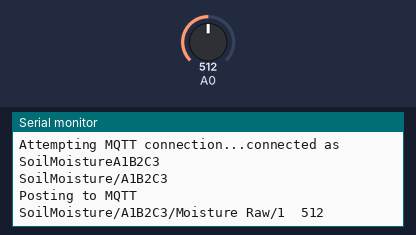
Simulated run of this sketch. Board: ESP8266 (NodeMCU). Shown: the last lines printed to the serial monitor. The test bench sets the inputs (shaded band); at power-on: A0 = 512. WiFi joins after 1.5 s; servers stay silent unless stated; no MQTT or app messages arrive unless stated.

Above: at 3.2 s.
3.3 s: A0 set to 716
At 4.6 s:
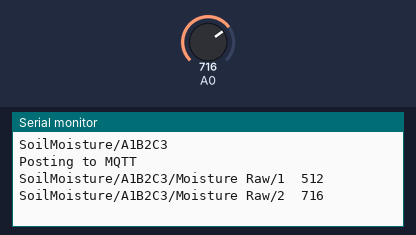
4.8 s: A0 set to 900
At 5.6 s:
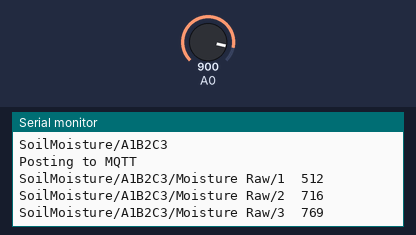
Timing chart, 0 to 7.8 s (numbered marks = the images above; inputs shaded):
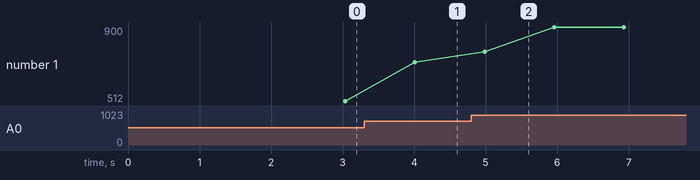

Measured:
- after the input at 3.3 s, the serial monitor: prints a new line after 0.71 s (image 1)
- after the input at 4.8 s, the serial monitor: prints a new line after 0.18 s (image 2)
- plotted number 1: 512 → 716 after the input at 3.3 s, 716 → 900 after the input at 4.8 s

The sketch:

Garden_Soil_Moisture_Meter.ino
```cpp
#include <ESP8266WiFi.h>
#include <PubSubClient.h>

// Update these with values suitable for your network.

const char* ssid = "...";
const char* password = "...";
const char* mqtt_server = "...";

String Name = "SoilMoisture";
String ID;
bool WifiConnected, MQTTConnected = false;
#define MuxAddressPinS0 D1
#define MuxAddressPinS1 D2
#define MuxAddressPinS2 D3
#define MuxAddressPinS3 D4
#define MuxEnablePin D7

int MinsToSleep = 15 * 60000000;

WiFiClient espClient;
PubSubClient client(espClient);

void setup_wifi() {
  delay(10);
  // We start by connecting to a WiFi network
  // Need to add timeout for this
  Serial.println();
  Serial.print("Connecting to ");
  Serial.println(ssid);

  WiFi.mode(WIFI_STA);
  WiFi.begin(ssid, password);

  int StartTime = millis();
  int CurrentTime = millis();
  while (WiFi.status() != WL_CONNECTED && abs(StartTime - CurrentTime) < 60000) {
    delay(500);
    Serial.print(".");
  }

  randomSeed(micros());

  if (WiFi.status() == WL_CONNECTED) {
    Serial.println("");
    Serial.println("WiFi connected");
    Serial.println("IP address: ");
    Serial.println(WiFi.localIP());
    WifiConnected = true;
  }
  else {
    Serial.println("");
    Serial.println("Can no connect to WiFi");
  }

}

void callback(char* topic, byte* payload, unsigned int length) {
  Serial.print("Message arrived [");
  Serial.print(topic);
  Serial.print("] ");
  for (int i = 0; i < length; i++) {
    Serial.print((char)payload[i]);
  }
  Serial.println();
}

void reconnect() {
  String ClientName = Name + ID;
  int MQttReconnect = 0;
  while (!client.connected() && MQttReconnect < 5) {
    Serial.print("Attempting MQTT connection...");
    // Attempt to connect
    if (client.connect(ClientName.c_str())) {
      Serial.print("connected as ");
      Serial.println(ClientName);
      MQTTConnected = true;
    } else {
      Serial.print("failed, rc=");
      Serial.print(client.state());
      Serial.println(" try again in 5 seconds");
      // Wait 5 seconds before retrying
      delay(5000);
      MQttReconnect += 1;
      MQTTConnected = false;
    }
  }
}

void setup() {
  String MAC = WiFi.macAddress();
  for (int x = 9; x < 17; x++) {
    if (MAC.charAt(x) != ':') {
      ID.concat(MAC.charAt(x));
    }
  }

  pinMode(BUILTIN_LED, OUTPUT);     // Initialize the BUILTIN_LED pin as an output
  digitalWrite(BUILTIN_LED, HIGH);
  delay(500);
  Serial.begin(115200);
  setup_wifi();
  client.setServer(mqtt_server, 1883);
  client.setCallback(callback);
  if (WifiConnected == true) {
    if (!client.connected()) {
      reconnect();
    }
    client.loop();

    if (MQTTConnected == true) {
      Serial.println(Name + "/" + ID);
      Serial.println("Posting to MQTT");
      for (int x = 1; x < 16; x++) {
        SwitchMuxInputs(x);
        delay(100);
        ReadMoisture(x);
      }
      ReadBatteryVoltage();
    }
    else {
      Serial.println("Could not connect to MQTT Server");
    }
  }

  Serial.println("going to sleep in 5 Seconds");
  digitalWrite(BUILTIN_LED, LOW);
  delay(5000);
  if (WifiConnected == true) {
    ESP.deepSleep(MinsToSleep);
  }
  else {
    ESP.deepSleep(2.5 * 60000000); //try again in 2:30
  }
}

void loop() {
}

void ReadBatteryVoltage() {
  SwitchMuxInputs(0);
  delay(250); // 1/4 second for everything to stablize
  int Sum = 0;
  int Samples = 200;
  for (int x = 0; x < Samples; x++) {
    Sum = Sum + analogRead(A0);
    delay(3); // delay to let the ADC settle before reading again.
  }

  int Average = Sum / Samples;

  String MoistTopic = Name + "/" + ID + "/Voltage/";
  client.publish(MoistTopic.c_str(), String(Average).c_str());
  Serial.println(MoistTopic + "  " + String(Average));

}

void ReadMoisture(int InputNumber) {
  delay(250); // 1/4 second for everything to stablize
  int Sum = 0;
  int Samples = 200;
  for (int x = 0; x < Samples; x++) {
    Sum = Sum + analogRead(A0);
    delay(3); // delay to let the ADC settle before reading again.
  }

  int Average = Sum / Samples;

  String MoistTopic = Name + "/" + ID + "/Moisture Raw/" + String(InputNumber);
  client.publish(MoistTopic.c_str(), String(Average).c_str());
  Serial.println(MoistTopic + "  " + String(Average));
}

void SwitchMuxInputs(int Number) {
  digitalWrite(MuxEnablePin, HIGH);
  switch (Number) {
    case 0:
      digitalWrite(MuxAddressPinS0, LOW);
      digitalWrite(MuxAddressPinS1, LOW);
      digitalWrite(MuxAddressPinS2, LOW);
      digitalWrite(MuxAddressPinS3, LOW);
      break;
    case 1:
      digitalWrite(MuxAddressPinS0, HIGH);
      digitalWrite(MuxAddressPinS1, LOW);
      digitalWrite(MuxAddressPinS2, LOW);
      digitalWrite(MuxAddressPinS3, LOW);
      break;
    case 2:
      digitalWrite(MuxAddressPinS0, LOW);
      digitalWrite(MuxAddressPinS1, HIGH);
      digitalWrite(MuxAddressPinS2, LOW);
      digitalWrite(MuxAddressPinS3, LOW);
      break;
    case 3:
      digitalWrite(MuxAddressPinS0, HIGH);
      digitalWrite(MuxAddressPinS1, HIGH);
      digitalWrite(MuxAddressPinS2, LOW);
      digitalWrite(MuxAddressPinS3, LOW);
      break;
    case 4:
      digitalWrite(MuxAddressPinS0, LOW);
      digitalWrite(MuxAddressPinS1, LOW);
      digitalWrite(MuxAddressPinS2, HIGH);
      digitalWrite(MuxAddressPinS3, LOW);
      break;
    case 5:
      digitalWrite(MuxAddressPinS0, HIGH);
      digitalWrite(MuxAddressPinS1, LOW);
      digitalWrite(MuxAddressPinS2, HIGH);
      digitalWrite(MuxAddressPinS3, LOW);
      break;
    case 6:
      digitalWrite(MuxAddressPinS0, LOW);
      digitalWrite(MuxAddressPinS1, HIGH);
      digitalWrite(MuxAddressPinS2, HIGH);
      digitalWrite(MuxAddressPinS3, LOW);
      break;
    case 7:
      digitalWrite(MuxAddressPinS0, HIGH);
      digitalWrite(MuxAddressPinS1, HIGH);
      digitalWrite(MuxAddressPinS2, HIGH);
      digitalWrite(MuxAddressPinS3, LOW);
      break;
    case 8:
      digitalWrite(MuxAddressPinS0, LOW);
      digitalWrite(MuxAddressPinS1, LOW);
      digitalWrite(MuxAddressPinS2, LOW);
      digitalWrite(MuxAddressPinS3, HIGH);
      break;
    case 9:
      digitalWrite(MuxAddressPinS0, HIGH);
      digitalWrite(MuxAddressPinS1, LOW);
      digitalWrite(MuxAddressPinS2, LOW);
      digitalWrite(MuxAddressPinS3, HIGH);
      break;
    case 10:
      digitalWrite(MuxAddressPinS0, LOW);
      digitalWrite(MuxAddressPinS1, HIGH);
      digitalWrite(MuxAddressPinS2, LOW);
      digitalWrite(MuxAddressPinS3, HIGH);
      break;
    case 11:
      digitalWrite(MuxAddressPinS0, HIGH);
      digitalWrite(MuxAddressPinS1, HIGH);
      digitalWrite(MuxAddressPinS2, LOW);
      digitalWrite(MuxAddressPinS3, HIGH);
      break;
    case 12:
      digitalWrite(MuxAddressPinS0, LOW);
      digitalWrite(MuxAddressPinS1, LOW);
      digitalWrite(MuxAddressPinS2, HIGH);
      digitalWrite(MuxAddressPinS3, HIGH);
      break;
    case 13:
      digitalWrite(MuxAddressPinS0, HIGH);
      digitalWrite(MuxAddressPinS1, LOW);
      digitalWrite(MuxAddressPinS2, HIGH);
      digitalWrite(MuxAddressPinS3, HIGH);
      break;
    case 14:
      digitalWrite(MuxAddressPinS0, LOW);
      digitalWrite(MuxAddressPinS1, HIGH);
      digitalWrite(MuxAddressPinS2, HIGH);
      digitalWrite(MuxAddressPinS3, HIGH);
      break;
    case 15:
      digitalWrite(MuxAddressPinS0, HIGH);
      digitalWrite(MuxAddressPinS1, HIGH);
      digitalWrite(MuxAddressPinS2, HIGH);
      digitalWrite(MuxAddressPinS3, HIGH);
      break;
    default:
      break;
  }
  digitalWrite(MuxEnablePin, LOW);
}
```
